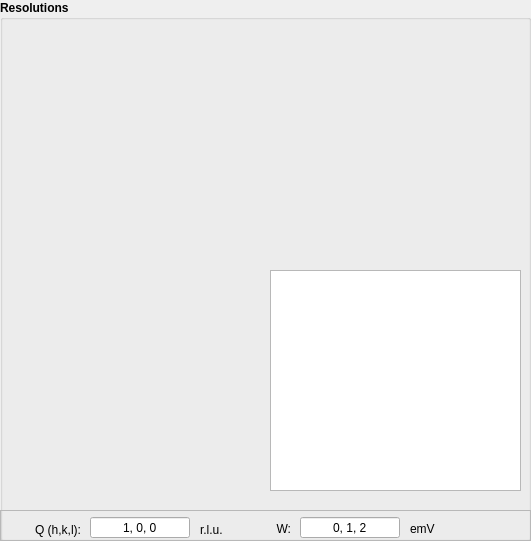
   <widget class="QGroupBox" name="groupBox">
    <property name="geometry">
     <rect>
      <x>390</x>
      <y>20</y>
      <width>531</width>
      <height>541</height>
     </rect>
    </property>
    <property name="font">
     <font>
      <weight>75</weight>
      <bold>true</bold>
     </font>
    </property>
    <property name="title">
     <string>Resolutions</string>
    </property>
    <widget class="QWidget" name="qx_w_plot_widget" native="true">
     <property name="geometry">
      <rect>
       <x>10</x>
       <y>20</y>
       <width>251</width>
       <height>251</height>
      </rect>
     </property>
     <property name="font">
      <font>
       <weight>50</weight>
       <bold>false</bold>
      </font>
     </property>
    </widget>
    <widget class="QWidget" name="qx_qy_plot_widget" native="true">
     <property name="geometry">
      <rect>
       <x>10</x>
       <y>270</y>
       <width>251</width>
       <height>231</height>
      </rect>
     </property>
     <property name="font">
      <font>
       <weight>50</weight>
       <bold>false</bold>
      </font>
     </property>
    </widget>
    <widget class="QWidget" name="qy_w_plot_widget" native="true">
     <property name="geometry">
      <rect>
       <x>270</x>
       <y>20</y>
       <width>251</width>
       <height>251</height>
      </rect>
     </property>
     <property name="font">
      <font>
       <weight>50</weight>
       <bold>false</bold>
      </font>
     </property>
     <property name="autoFillBackground">
      <bool>false</bool>
     </property>
    </widget>
    <widget class="QTextEdit" name="text_output">
     <property name="geometry">
      <rect>
       <x>270</x>
       <y>270</y>
       <width>251</width>
       <height>221</height>
      </rect>
     </property>
     <property name="font">
      <font>
       <weight>50</weight>
       <bold>false</bold>
      </font>
     </property>
    </widget>
    <widget class="QFrame" name="frame_2">
     <property name="geometry">
      <rect>
       <x>0</x>
       <y>510</y>
       <width>531</width>
       <height>31</height>
      </rect>
     </property>
     <property name="frameShape">
      <enum>QFrame::StyledPanel</enum>
     </property>
     <property name="frameShadow">
      <enum>QFrame::Sunken</enum>
     </property>
     <widget class="QLineEdit" name="w_input">
      <property name="geometry">
       <rect>
        <x>300</x>
        <y>7</y>
        <width>100</width>
        <height>21</height>
       </rect>
      </property>
      <property name="minimumSize">
       <size>
        <width>100</width>
        <height>21</height>
       </size>
      </property>
      <property name="maximumSize">
       <size>
        <width>100</width>
        <height>21</height>
       </size>
      </property>
      <property name="font">
       <font>
        <weight>50</weight>
        <bold>false</bold>
       </font>
      </property>
      <property name="text">
       <string>0, 1, 2</string>
      </property>
      <property name="alignment">
       <set>Qt::AlignCenter</set>
      </property>
     </widget>
     <widget class="QLabel" name="q_label_2">
      <property name="geometry">
       <rect>
        <x>210</x>
        <y>8</y>
        <width>81</width>
        <height>21</height>
       </rect>
      </property>
      <property name="minimumSize">
       <size>
        <width>81</width>
        <height>21</height>
       </size>
      </property>
      <property name="font">
       <font>
        <weight>50</weight>
        <bold>false</bold>
       </font>
      </property>
      <property name="text">
       <string>W:</string>
      </property>
      <property name="alignment">
       <set>Qt::AlignRight|Qt::AlignTrailing|Qt::AlignVCenter</set>
      </property>
     </widget>
     <widget class="QLabel" name="q_label">
      <property name="geometry">
       <rect>
        <x>0</x>
        <y>9</y>
        <width>81</width>
        <height>21</height>
       </rect>
      </property>
      <property name="minimumSize">
       <size>
        <width>81</width>
        <height>21</height>
       </size>
      </property>
      <property name="font">
       <font>
        <weight>50</weight>
        <bold>false</bold>
       </font>
      </property>
      <property name="text">
       <string>Q (h,k,l):</string>
      </property>
      <property name="alignment">
       <set>Qt::AlignRight|Qt::AlignTrailing|Qt::AlignVCenter</set>
      </property>
     </widget>
     <widget class="QLineEdit" name="q_input">
      <property name="geometry">
       <rect>
        <x>90</x>
        <y>7</y>
        <width>100</width>
        <height>21</height>
       </rect>
      </property>
      <property name="minimumSize">
       <size>
        <width>100</width>
        <height>21</height>
       </size>
      </property>
      <property name="maximumSize">
       <size>
        <width>100</width>
        <height>21</height>
       </size>
      </property>
      <property name="font">
       <font>
        <weight>50</weight>
        <bold>false</bold>
       </font>
      </property>
      <property name="text">
       <string>1, 0, 0</string>
      </property>
      <property name="alignment">
       <set>Qt::AlignCenter</set>
      </property>
     </widget>
     <widget class="QLabel" name="q_label_3">
      <property name="geometry">
       <rect>
        <x>410</x>
        <y>8</y>
        <width>81</width>
        <height>21</height>
       </rect>
      </property>
      <property name="minimumSize">
       <size>
        <width>81</width>
        <height>21</height>
       </size>
      </property>
      <property name="font">
       <font>
        <weight>50</weight>
        <bold>false</bold>
       </font>
      </property>
      <property name="text">
       <string>emV</string>
      </property>
      <property name="alignment">
       <set>Qt::AlignLeading|Qt::AlignLeft|Qt::AlignVCenter</set>
      </property>
     </widget>
     <widget class="QLabel" name="q_label_4">
      <property name="geometry">
       <rect>
        <x>200</x>
        <y>9</y>
        <width>81</width>
        <height>21</height>
       </rect>
      </property>
      <property name="minimumSize">
       <size>
        <width>81</width>
        <height>21</height>
       </size>
      </property>
      <property name="font">
       <font>
        <weight>50</weight>
        <bold>false</bold>
       </font>
      </property>
      <property name="text">
       <string>r.l.u.</string>
      </property>
      <property name="alignment">
       <set>Qt::AlignLeading|Qt::AlignLeft|Qt::AlignVCenter</set>
      </property>
     </widget>
    </widget>
   </widget>
